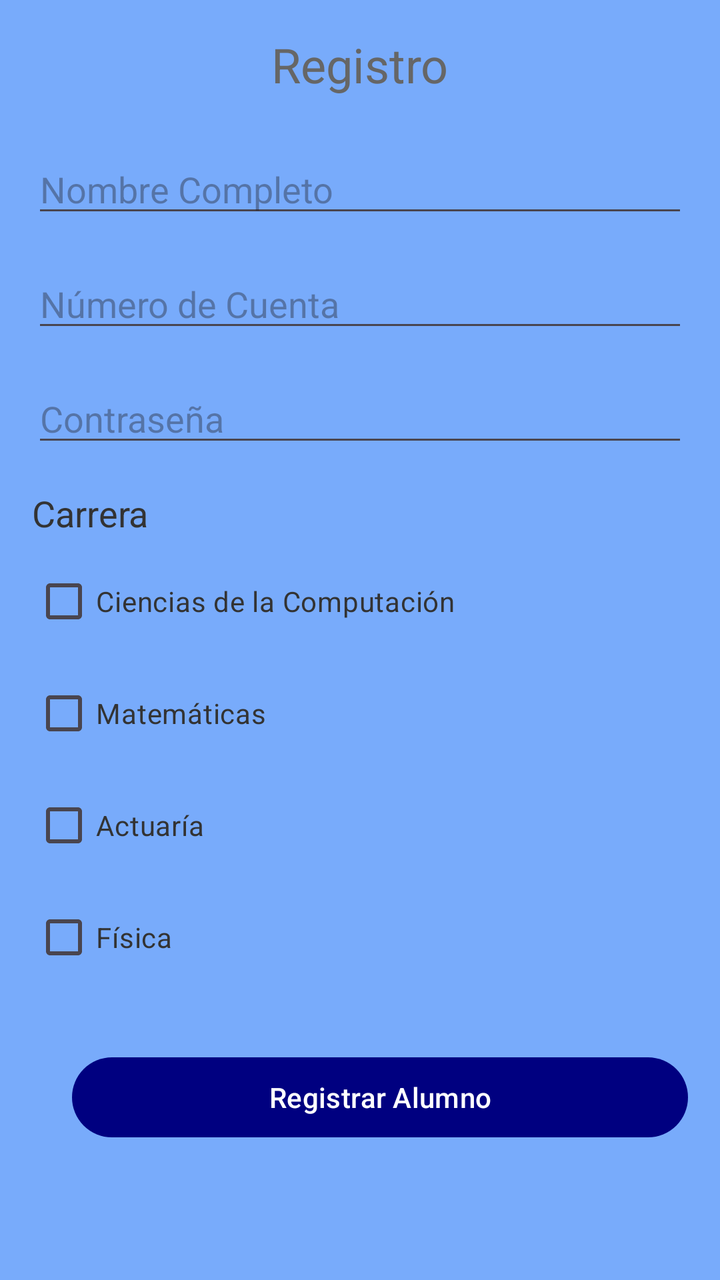
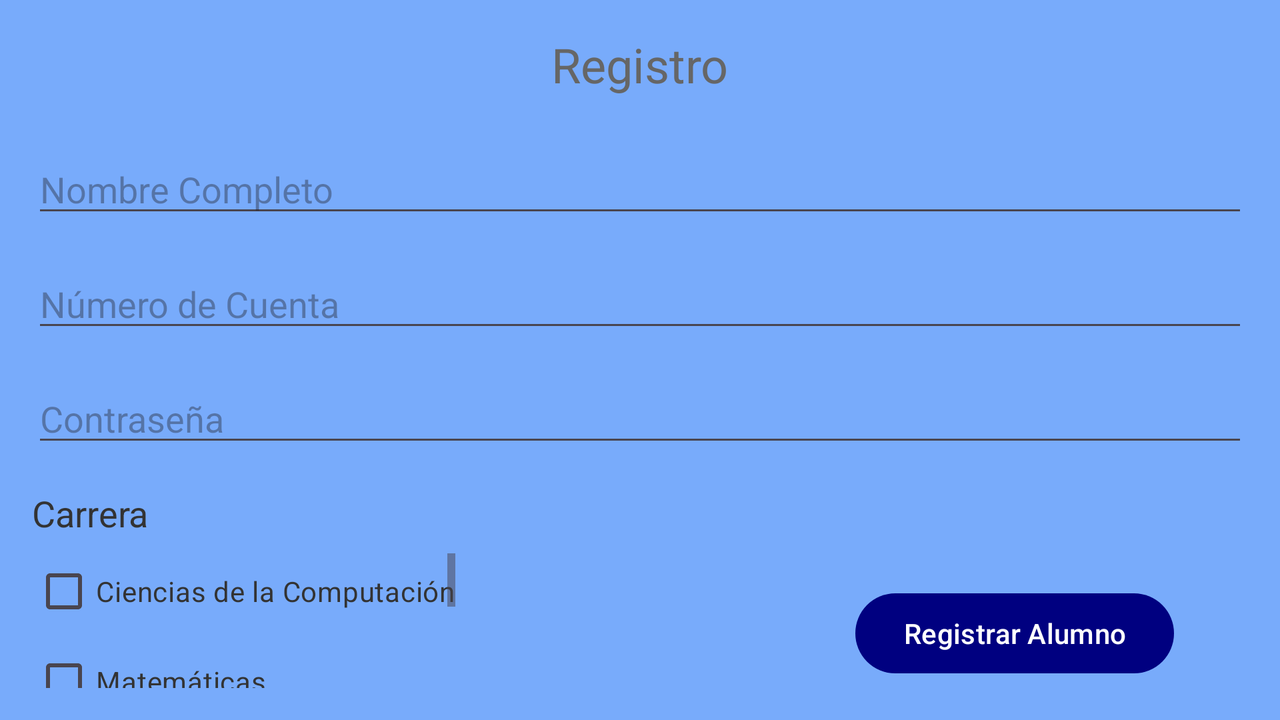

One screen, two layout resources from the same app: the default and the repository's alternative for another configuration. Each is rendered where Android would select it; the XML of both is given below.
<!-- AndroidManifest.xml: application theme Theme.Tarea3 -->
<!-- res/layout/activity_main.xml -->
<?xml version="1.0" encoding="utf-8"?>
<LinearLayout xmlns:android="http://schemas.android.com/apk/res/android"
    xmlns:tools="http://schemas.android.com/tools"
    android:layout_width="match_parent"
    android:layout_height="match_parent"
    xmlns:app="http://schemas.android.com/apk/res-auto"
    android:background="#8C0C6EF8"
    android:orientation="vertical"
    android:padding="16dp">

    <TextView
        android:layout_width="wrap_content"
        android:layout_height="wrap_content"
        android:layout_gravity="center_horizontal"
        android:layout_marginBottom="24dp"
        android:text="Registro"
        android:textColor="@color/title_color"
        android:textSize="24sp" />

    <EditText
        android:id="@+id/edit_text_name"
        android:layout_width="match_parent"
        android:layout_height="wrap_content"
        android:layout_marginBottom="16dp"
        android:hint="Nombre Completo"
        android:inputType="textPersonName" />

    <EditText
        android:id="@+id/edit_text_student_id"
        android:layout_width="match_parent"
        android:layout_height="wrap_content"
        android:layout_marginBottom="16dp"
        android:hint="Número de Cuenta"
        android:inputType="number" />

    <EditText
        android:id="@+id/edit_text_password"
        android:layout_width="match_parent"
        android:layout_height="wrap_content"
        android:layout_marginBottom="16dp"
        android:hint="Contraseña"
        android:inputType="textPassword" />

    <TextView
        android:layout_width="wrap_content"
        android:layout_height="wrap_content"
        android:layout_marginBottom="8dp"
        android:text="Carrera"
        android:textColor="@color/text_color"
        android:textSize="18sp" />

    <RadioGroup
        android:id="@+id/grupo_radiobutton_carreras"
        android:layout_width="wrap_content"
        android:layout_height="wrap_content"
        android:orientation="vertical">

        <CheckBox
            android:id="@+id/checkbox_ciencias_computacion"
            android:layout_width="wrap_content"
            android:layout_height="wrap_content"
            android:layout_marginBottom="8dp"
            android:text="Ciencias de la Computación"
            android:textColor="@color/text_color" />

        <CheckBox
            android:id="@+id/checkbox_matematicas"
            android:layout_width="wrap_content"
            android:layout_height="wrap_content"
            android:layout_marginBottom="8dp"
            android:text="Matemáticas"
            android:textColor="@color/text_color" />

        <CheckBox
            android:id="@+id/checkbox_actuaria"
            android:layout_width="wrap_content"
            android:layout_height="wrap_content"
            android:layout_marginBottom="8dp"
            android:text="Actuaría"
            android:textColor="@color/text_color" />

        <CheckBox
            android:id="@+id/checkbox_fisica"
            android:layout_width="wrap_content"
            android:layout_height="wrap_content"
            android:layout_marginBottom="16dp"
            android:text="Física"
            android:textColor="@color/text_color" />

    </RadioGroup>


    <Button
        android:id="@+id/boton_regisgtrar"
        android:layout_width="match_parent"
        android:layout_height="wrap_content"
        android:layout_marginLeft="20dp"
        android:layout_marginTop="16dp"
        android:text="Registrar Alumno"
        android:textColor="@android:color/white" />


    
</LinearLayout>
<!-- resources referenced by this layout -->
<resources>
  <color name="text_color">#333333</color>
  <color name="title_color">#666666</color>
  <style name="Theme.Tarea3" parent="Base.Theme.Tarea3" />
  <style name="Base.Theme.Tarea3" parent="Theme.Material3.DayNight.NoActionBar">
  
          
          <item name="colorPrimary">
              @color/background_color
          </item>
      </style>
  <color name="background_color">#000080</color>
</resources>
<!-- res/layout-land/activity_main.xml (the repository's variant of the layout above) -->
<!-- drawn on the phone turned sideways -->
<?xml version="1.0" encoding="utf-8"?>
<LinearLayout xmlns:android="http://schemas.android.com/apk/res/android"
    xmlns:tools="http://schemas.android.com/tools"
    android:layout_width="match_parent"
    android:layout_height="match_parent"
    android:background="#8C0C6EF8"
    android:orientation="vertical"
    android:padding="16dp">

    <TextView
        android:layout_width="wrap_content"
        android:layout_height="wrap_content"
        android:layout_gravity="center_horizontal"
        android:layout_marginBottom="24dp"
        android:text="Registro"
        android:textColor="@color/title_color"
        android:textSize="24sp" />

    <EditText
        android:id="@+id/edit_text_name"
        android:layout_width="match_parent"
        android:layout_height="wrap_content"
        android:layout_marginBottom="16dp"
        android:hint="Nombre Completo"
        android:inputType="textPersonName" />

    <EditText
        android:id="@+id/edit_text_student_id"
        android:layout_width="match_parent"
        android:layout_height="wrap_content"
        android:layout_marginBottom="16dp"
        android:hint="Número de Cuenta"
        android:inputType="number" />
    <EditText
        android:id="@+id/edit_text_password"
        android:layout_width="match_parent"
        android:layout_height="wrap_content"
        android:layout_marginBottom="16dp"
        android:hint="Contraseña"
        android:inputType="textPassword" />
    <TextView
        android:layout_width="wrap_content"
        android:layout_height="wrap_content"
        android:layout_marginBottom="8dp"
        android:text="Carrera"
        android:textColor="@color/text_color"
        android:textSize="18sp" />

    <LinearLayout
        android:layout_width="wrap_content"
        android:layout_height="wrap_content"
        android:orientation="horizontal">
        <ScrollView
            android:layout_width="wrap_content"
            android:layout_height="wrap_content">
        <RadioGroup
            android:id="@+id/grupo_radiobutton_carreras"
            android:layout_width="wrap_content"
            android:layout_height="150dp"
            android:orientation="vertical">

            <CheckBox
                android:id="@+id/checkbox_ciencias_computacion"
                android:layout_width="wrap_content"
                android:layout_height="38dp"
                android:layout_marginBottom="8dp"
                android:text="Ciencias de la Computación"
                android:textColor="@color/text_color" />

            <CheckBox
                android:id="@+id/checkbox_matematicas"
                android:layout_width="wrap_content"
                android:layout_height="36dp"
                android:layout_marginBottom="8dp"
                android:text="Matemáticas"
                android:textColor="@color/text_color" />

            <CheckBox
                android:id="@+id/checkbox_actuaria"
                android:layout_width="wrap_content"
                android:layout_height="33dp"
                android:layout_marginBottom="8dp"
                android:text="Actuaría"
                android:textColor="@color/text_color" />

            <CheckBox
                android:id="@+id/checkbox_fisica"
                android:layout_width="wrap_content"
                android:layout_height="22dp"
                android:layout_marginBottom="16dp"
                android:text="Física"
                android:textColor="@color/text_color" />

        </RadioGroup>
        </ScrollView>

        <Button
            android:layout_width="match_parent"
            android:layout_height="wrap_content"
            android:layout_marginLeft="200dp"
            android:layout_marginTop="16dp"
            android:text="Registrar Alumno"
            android:textColor="@android:color/white" />

    </LinearLayout>

</LinearLayout>
